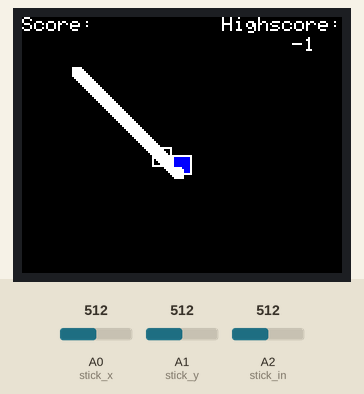
A sketch run on a simulated Arduino Uno, built with avr-gcc and run on an emulated ATmega328P. Shown: 160×128 colour display. The inputs (shaded band) are chosen by the test bench; at power-on: A2 (stick_in) = 512, A0 (stick_x) = 512, A1 (stick_y) = 512. Storage starts empty; what the sketch prints to the serial monitor is not drawn.

Above: at 1.2 s.
1.3 s: A2 (stick_in) set to 11
2.8 s: A2 (stick_in) set to 8
At 2.98 s:
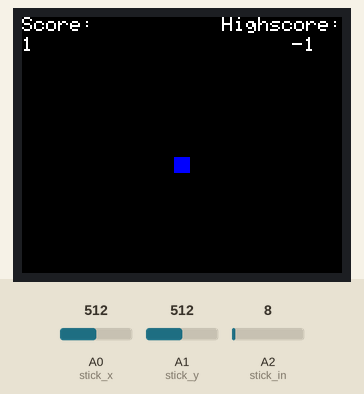
5.2 s: A0 (stick_x) set to 417
At 5.69 s:
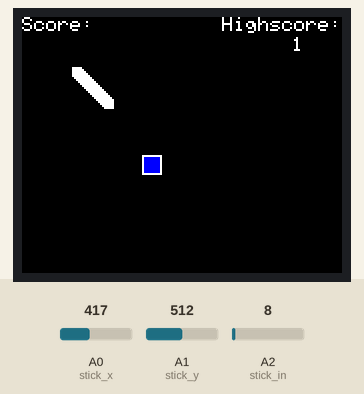
8.2 s: A0 (stick_x) set to 399
At 9.01 s:
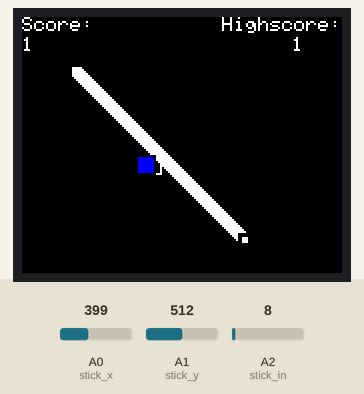
9.7 s: A1 (stick_y) set to 716
At 9.91 s:
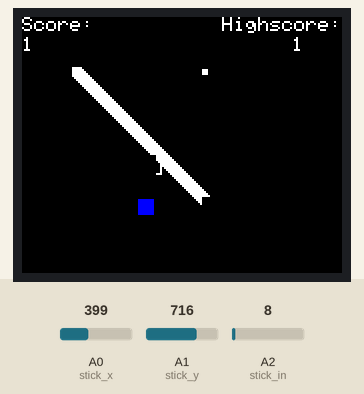
11.2 s: A1 (stick_y) set to 900
At 11.41 s:
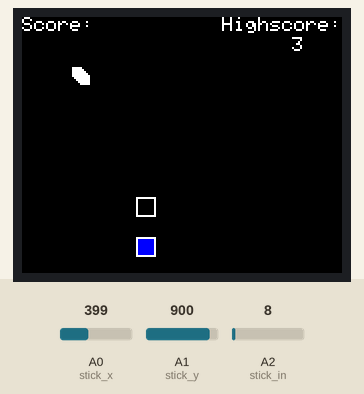
Timing chart, 0 to 13.7 s (numbered marks = the images above; inputs shaded):
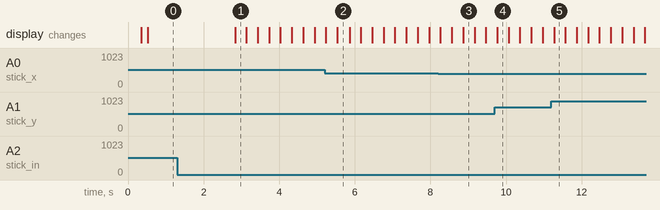

The sketch:

a02.ino
```cpp
#include <TFT.h>
#include <SPI.h>
#include <SD.h>

#include "a02.h"

TFT TFTscreen = TFT(tft_cs, tft_dc, tft_rst);
String currentHigh;

// variables for the position of the player
int playerX = player_start, playerY = player_start, oldPlayerX = player_start, oldPlayerY = player_start,
myWidth = TFTscreen.width(), myHeight = TFTscreen.height(),
currentScore, startingHighscore,
numberOfBalls = 0;

long currentMillis, updateScoreTimer = 0;
char scorebuffer[4];

File myFile;
// An array keeping track of all the balls (enemies) in the game
Ball balls[max_balls];

boolean gameOver;

void setup() {
  Serial.begin(baudrate);
  TFTscreen.begin();

  if (!SD.begin(sd_cs)) {
    Serial.println("SD-card initialization failed!");
    return;
  }

  initGame();

#ifdef DEBUG
  //Serial.println(myWidth);
  //Serial.println(myHeight);
#endif
}

void loop() {
  if (gameOver) {
    // If it's game over, and the stick is not pressed (the restart button), just return
    if (isStickClicked())  {
      initGame();
    }
    else {
      return;
    }
  }

  currentMillis = millis();

  // Update once a second
  if (currentMillis - updateScoreTimer > 1000) {
    currentScore++;
    writeCurrentTime();
    updateScoreTimer = currentMillis;

    // Add a ball every tenth second
    if (currentScore % 10 == 0 && numberOfBalls < max_balls) {
      addBall();
    }
  }

  // map the player's location to the position of the potentiometers
  playerX = map(analogRead(stick_x), 0, 1023, 0, myWidth) - player_size / 2;
  playerY = map(analogRead(stick_y), 0, 1023, 20, myHeight) - player_size / 2;

  // set the fill color to black and erase the previous
  // position of the player if different from present
  TFTscreen.fill(black, black, black);

  if (oldPlayerX != playerX || oldPlayerY != playerY) {
    TFTscreen.rect(oldPlayerX, oldPlayerY, player_size, player_size);
  }

  // draw the player on screen, save the current position
  // as the previous.
  TFTscreen.fill(black, black, white);

  TFTscreen.rect(playerX, playerY, player_size, player_size);
  oldPlayerX = playerX;
  oldPlayerY = playerY;

  // update the ball's position and draw it on screen
  if (currentMillis % ball_speed < 2) {
    for(int i = 0; i < numberOfBalls; i++){
      moveBall(&balls[i]);
    }
  }
}

void moveBall(Ball* currentBall) {
  // if the ball goes offscreen, reverse the direction:
  if (currentBall->xPos > myWidth || currentBall->xPos < 0) {
    currentBall->xDirection = -currentBall->xDirection;
  }

  // Don't overwrite the scores
  if (currentBall->yPos > myHeight || currentBall->yPos < 20) {
    currentBall->yDirection = -currentBall->yDirection;
  }

  // check if the ball and the player occupy the same space on screen
  if (inPlayer(currentBall->xPos, currentBall->yPos, playerX, playerY)) {
    gameOver = true;

    if(currentScore > startingHighscore) {
      writeScoreToStorage(currentScore);
    }
  }

  currentBall->xPos += currentBall->xDirection;
  currentBall->yPos += currentBall->yDirection;

  // Overwrite the ball's previous position
  TFTscreen.fill(black, black, black);

  if (currentBall->oldXPos != currentBall->xPos || currentBall->oldYPos != currentBall->yPos) {
    TFTscreen.rect(currentBall->oldXPos, currentBall->oldYPos, ball_size, ball_size);
  }

  // draw the ball's current position
  TFTscreen.fill(white, white, white);
  TFTscreen.rect(currentBall->xPos, currentBall->yPos, ball_size, ball_size);

  currentBall->oldXPos = currentBall->xPos;
  currentBall->oldYPos = currentBall->xPos;
}

// Check if a ball has hit the player
boolean inPlayer(int x, int y, int rectX, int rectY) {
  if ((x >= rectX && x <= (rectX + player_size)) &&
    (y >= rectY && y <= (rectY + player_size))) {
    return true;
  }

  return false;
}

int getCurrentHighscore(void) {
  myFile = SD.open(file_name);
  if (myFile) {
    int score = myFile.parseInt();

    myFile.close();

#ifdef DEBUG
    Serial.print("score read from file is: ");
    Serial.println(score);
#endif

    startingHighscore = score;

    return score;
  }
  else {
    Serial.println("error opening leader.txt");
  }

  return -1;
}

void writeCurrentTime(void) {
  currentHigh = String(currentScore);

  TFTscreen.text(scorebuffer, 0, 10);
  TFTscreen.stroke(white, white, white);
  currentHigh.toCharArray(scorebuffer, 5);
  TFTscreen.text(scorebuffer, 0, 10);
  TFTscreen.stroke(black, black, black);
}

boolean isStickClicked(void) {
  // 10 is a magic number. It seemed to fluctuate between 5-10 for me when testing
  Serial.println(analogRead(stick_in));
  return analogRead(stick_in) < 10;
}

void writeScoreToStorage(int score) {
  // Magic line, which basically dumps any existing content of the file
  // http://forum.arduino.cc/index.php?topic=49649#msg354708
  myFile = SD.open(file_name, O_CREAT | O_TRUNC |O_WRITE);

  if (myFile) {
#ifdef DEBUG
    Serial.print("New highscore:  ");
    Serial.println(score);
#endif

    myFile.println(score);
    // close the file:
    myFile.close();
  }
  else {
    // if the file didn't open, print an error:
    Serial.println("error opening leader.txt");
  }

  getCurrentHighscore();
}

void addBall(void) {
  balls[numberOfBalls].xPos = ball_start;
  balls[numberOfBalls].yPos = ball_start;
  balls[numberOfBalls].oldXPos = ball_start;
  balls[numberOfBalls].oldYPos = ball_start;
  balls[numberOfBalls].xDirection = 1;
  balls[numberOfBalls].yDirection = 1;

  numberOfBalls++;
}

void initGame(void) {
  gameOver = false;

  TFTscreen.background(black, black, black);

  TFTscreen.stroke(white, white, white);
  // write the text to the top left corner of the screen
  TFTscreen.text("Score:", 0, 0);
  // ste the font size very large for the loop
  TFTscreen.text("Highscore:", myWidth - 60, 0);
  currentHigh = String(getCurrentHighscore());
  currentHigh.toCharArray(scorebuffer, 5);
  TFTscreen.text(scorebuffer, myWidth - 25, 10);

  scorebuffer[0] = '\0';
  currentScore = 0;

  memset(balls, 0, max_balls);

  numberOfBalls = 0;

  addBall();
}
```

a02.h
```cpp
#ifndef awesome
#define awesome

#define DEBUG

#define baudrate        9600

#define tft_cs          10
#define tft_dc          9
#define tft_rst         8

#define sd_mosi         11
#define sd_miso         12
#define sd_clk          13
#define sd_cs           4

#define stick_x         A0
#define stick_y         A1
#define stick_in        A2

#define black           0x00
#define white           0xFF

#define max_balls       5
#define ball_start      25
#define player_start    65
#define ball_speed      10
#define ball_size       5
#define player_size     10

#define file_name       "LEADER.TXT"

typedef struct
{
    int xPos, yPos, xDirection, yDirection, oldXPos, oldYPos;
} Ball;

// Function used for setting up everything before the game starts
// It initializes the Screen and SD-card, and loads the leaderboard-file and checks for input from the analog stick to check everything is in order.
void setup(void);

// Function looping through all the different functions of the game.
void loop(void);

// Move a single ball and check for impact with the player
void moveBall(Ball* currentBall);

// Check if a ball has hit the player
boolean inPlayer(int x, int y, int rectX, int rectY);

// Load the current highscore from file
int getCurrentHighscore(void);

// Write the current play-time (score) in the upper left corner
void writeCurrentTime(void);

// Check if the stick is pressed (used to restart the game)
boolean isStickClicked(void);

// Write the new (if any) highscore to the SD-card
void writeScoreToStorage(int score);

// Add a new ball to the game
void addBall(void);

// Initialize a new game (clear the screen and reset variables)
void initGame(void);

#endif
```

Measured:
- the behaviour switches between 10 and 9 on A2 (stick_in) (found by bisection; images 0 and 1)
- the behaviour switches between 410 and 409 on A0 (stick_x) (found by bisection; images 2 and 3)
- after the input at 1.3 s, every drawn part: stays the same
- after the input at 2.8 s, the display: changes at once (image 1)
